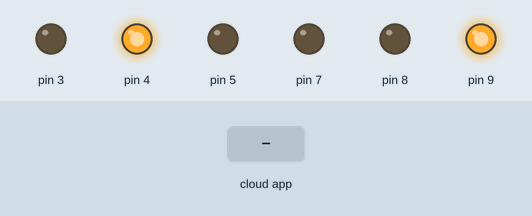
A sketch run on a simulated Arduino Uno, built with avr-gcc and run on an emulated ATmega328P. On the bench: output pins drawn as LEDs (lit = HIGH). The test bench sets the inputs (shaded band). The ROS host is connected and sends only what is stated.

Above: at 1.3 s.
1.4 s: the phone or cloud app sets linear.x to -100
At 3.2 s:
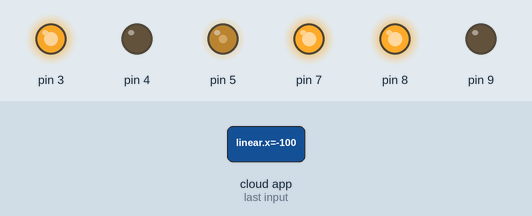
3.5 s: the phone or cloud app sets angular.z to 100
At 5.0 s:
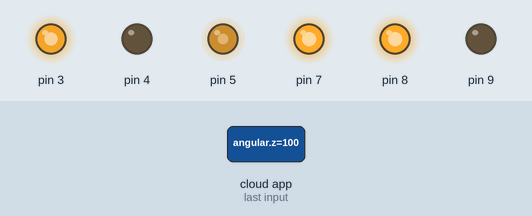
5.5 s: the phone or cloud app sets linear.x to 0
At 6.8 s:
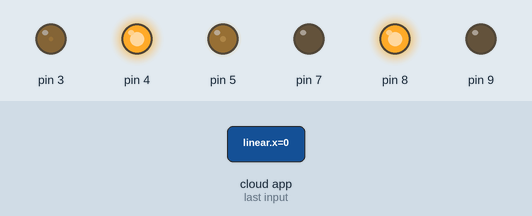
7.5 s: the phone or cloud app sets angular.z to -100
At 8.7 s:
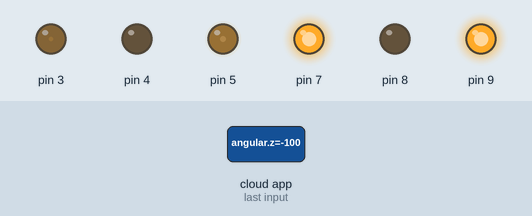
9.5 s: the phone or cloud app sets linear.x to 100
At 10.5 s:
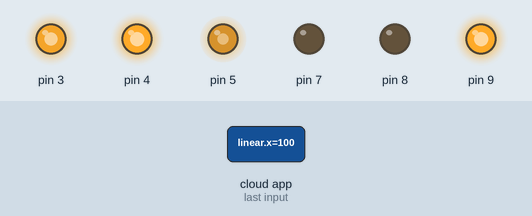
11.5 s: the phone or cloud app sets angular.z to 0
At 13.5 s:
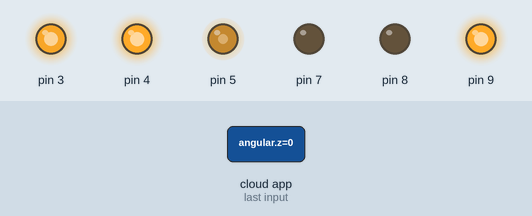
Timing chart, 0 to 14.5 s (numbered marks = the images above; inputs shaded):
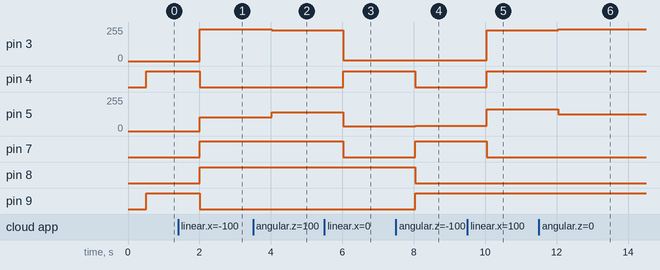

The sketch:

Ardunio_controller.ino
```cpp
//Import Motor - Cytron SPG30E-30K
#include "Motor.h"
#include "Arduino.h"
#include <ros.h>
#include <geometry_msgs/Twist.h>
#include<PID_v1.h>
#include <geometry_msgs/Vector3Stamped.h>
#include <ros/time.h>
// #include <std_msgs/Int16.h>

ros::NodeHandle  nh;

#define LOOPTIME 10

Motor right(4,7,3,11);
Motor left(9,8,5,10);

volatile long encoder0Pos = 0;    // encoder 1
volatile long encoder1Pos = 0;    // encoder 2
double left_kp = 4 , left_ki = 0 , left_kd = 0.0;             // modify for optimal performance
double right_kp = 4 , right_ki = 0 , right_kd = 0.0;

double right_input = 0, right_output = 0, right_setpoint = 0;
PID rightPID(&right_input, &right_output, &right_setpoint, right_kp, right_ki, right_kd, DIRECT);

double left_input = 0, left_output = 0, left_setpoint = 0;
PID leftPID(&left_input, &left_output, &left_setpoint, left_kp, left_ki, left_kd, DIRECT);

float demandx=0;
float demandz=0;

float demand_speed_left;
float demand_speed_right;

unsigned long currentMillis;
unsigned long prevMillis;

float encoder0Diff;
float encoder1Diff;

float encoder0Error;
float encoder1Error;

float encoder0Prev;
float encoder1Prev;

void cmd_vel_cb( const geometry_msgs::Twist& twist){
  demandx = twist.linear.x;
  demandz = twist.angular.z;
}

ros::Subscriber<geometry_msgs::Twist> sub("cmd_vel", cmd_vel_cb );
geometry_msgs::Vector3Stamped speed_msg;                                //create a "speed_msg" ROS message
ros::Publisher speed_pub("speed", &speed_msg);                          //create a publisher to ROS topic "speed" using the "speed_msg" type
//std_msgs:: Int16 left_wheel_msg;
//ros::Publisher left_wheel_pub("lwheel",&left_wheel_msg);
//std_msgs:: Int16 right_wheel_msg;
//ros::Publisher right_wheel_pub("rwheel",&right_wheel_msg);


double speed_act_left = 0;                    //Actual speed for left wheel in m/s
double speed_act_right = 0;                    //Command speed for left wheel in m/s

//char obs[1];

void setup() {
  nh.initNode();
  nh.subscribe(sub);
  nh.advertise(speed_pub);  //prepare to publish speed in ROS topic
//  nh.advertise(left_wheel_pub);
//  nh.advertise(right_wheel_pub);
  //Serial.begin(57600);

  rightPID.SetMode(AUTOMATIC);
  rightPID.SetSampleTime(1);
  rightPID.SetOutputLimits(-100, 100);

  leftPID.SetMode(AUTOMATIC);
  leftPID.SetSampleTime(1);
  leftPID.SetOutputLimits(-100, 100);

  // Serial.println("Basic Encoder Test:");
  attachInterrupt(digitalPinToInterrupt(left.enc), change_left, CHANGE);
  attachInterrupt(digitalPinToInterrupt(right.enc), change_right, CHANGE);
}

void loop() {
  currentMillis = millis();
  if (currentMillis - prevMillis >= LOOPTIME){
    //Serial.readBytes(obs,5);
    //Serial.println(obs);

    prevMillis = currentMillis;

    demand_speed_left = demandx - (demandz*0.1);
    demand_speed_right = demandx + (demandz*0.03);

//      if (digitalRead(left.enc)) {
//      encoder0Pos = encoder0Pos + 1;
//      while(digitalRead(left.enc));
//      }
//
//       if (digitalRead(right.enc)) {
//      encoder1Pos = encoder1Pos + 1;
//       while(digitalRead(right.enc));
//      }


    /*PID controller for speed control
      Base speed being 1 ms and the demand_speed variables controlling it at fractions of the base.
      The PID controller keeps trying to match the difference
      in encoder counts to match with the required amount, hence controlling the speed. */
    encoder0Diff = encoder0Pos - encoder0Prev; // Get difference between ticks to compute speed
    encoder1Diff = encoder1Pos - encoder1Prev;

    speed_act_left = encoder0Diff/20;
    speed_act_right = encoder1Diff/20;

    encoder0Error = (demand_speed_left*20)-encoder0Diff; // 3965 ticks in 1m = 39.65 ticks in 10ms, due to the 10 millis loop
    encoder1Error = (demand_speed_right*20)-encoder1Diff;

    encoder0Prev = encoder0Pos; // Saving values
    encoder1Prev = encoder1Pos;

    left_setpoint = demand_speed_left*20;  //Setting required speed as a mul/frac of 1 m/s
    right_setpoint = demand_speed_right*20;

    left_input = encoder0Diff;  //Input to PID controller is the current difference
    right_input = encoder1Diff;

    leftPID.Compute();
    left.leftRotate(left_output);
    rightPID.Compute();
    right.rightRotate(right_output);
//    Serial.print(encoder0Pos);
//    Serial.print(",");
//    Serial.println(encoder1Pos);
//    Serial.println(digitalRead(right.enc));
//    Serial.println(",");
//    Serial.println(digitalRead(left.enc));
  }
    publishSpeed(LOOPTIME);
//  publishPos(LOOPTIME);
  nh.spinOnce();
  delay(500);
}


// Publish function for odometry, uses a vector type message to send the data (message type is not meant for that but that's easier than creating a specific message type)
void publishSpeed(double time) {
  speed_msg.header.stamp = nh.now();      //timestamp for odometry data
  speed_msg.vector.x = speed_act_left;    //left wheel speed (in m/s)
  speed_msg.vector.y = speed_act_right;   //right wheel speed (in m/s)
  speed_msg.vector.z = time/1000;         //looptime, should be the same as specified in LOOPTIME (in s)
  speed_pub.publish(&speed_msg);
//  nh.loginfo("Publishing odometry");
}

//void publishPos(double time) {
//  left_wheel_msg.data = speed_act_left;
//  right_wheel_msg.data = speed_act_right;
//  left_wheel_pub.publish(&left_wheel_msg);
//  right_wheel_pub.publish(&right_wheel_msg);
//}

// ************** encoders interrupts **************

// ************** encoder 1 *********************


void change_left(){

  // look for a low-to-high on channel A
  if (digitalRead(left.enc)) {
    // check channel B to see which way encoder is turning
      encoder0Pos = encoder0Pos + 1;         // CW
//     while(digitalRead(left.enc));
  }

}


// ************** encoder 2 *********************

void change_right(){

  // look for a low-to-high on channel A
  if (digitalRead(right.enc)) {
      encoder1Pos = encoder1Pos + 1;         // CCW
  //    while(digitalRead(right.enc));
    }

}
```

Motor.cpp
```cpp
#include "Arduino.h"
#include "Motor.h"


Motor::Motor(int plus, int minus, int EN, int enc) {
  pinMode(plus,OUTPUT);
  pinMode(minus,OUTPUT);
  pinMode(EN,OUTPUT);
  pinMode(enc,INPUT_PULLUP);
  Motor::plus = plus;
  Motor::minus = minus;
  Motor::EN = EN;
  Motor::enc = enc;
}

void Motor::leftRotate(int value) {
  if(value>=0){
    //Max Voltage with 16V battery with 12V required
    //(12/16)*255 ~=190
//    Serial.println("called");
//    Serial.println(plus);
    int out = map(value, 0, 100, 0, 475);
    analogWrite(EN,out);
    digitalWrite(plus,HIGH);
    digitalWrite(minus,LOW);
  }else{
    //Max Voltage with 16V battery with 12V required
    //(12/16)*255 ~=190
    int out = map(value, 0, -100, 0, 450);
    analogWrite(EN,out);
    digitalWrite(plus,LOW);
    digitalWrite(minus,HIGH);
  }
}

void Motor::rightRotate(int value) {
  if(value>=0){
    //Max Voltage with 16V battery with 12V required
    //(12/16)*255 ~=190
//    Serial.println("called");
//    Serial.println(plus);
    int out = map(value, 0, 100, 0, 300);
    analogWrite(EN,out);
    digitalWrite(plus,HIGH);
    digitalWrite(minus,LOW);
  }else{
    //Max Voltage with 16V battery with 12V required
    //(12/16)*255 ~=190
    int out = map(value, 0, -100, 0, 300);
    analogWrite(EN,out);
    digitalWrite(plus,LOW);
    digitalWrite(minus,HIGH);
  }
}
```

Motor.h
```cpp
#ifndef Motor_h
#define Motor_h

#include "Arduino.h"

class Motor {
  public:
    //Constructor - Plus and Minus are the Motor output / en_a and en_b are the encoder inputs
    Motor(int plus, int minus, int EN, int enc);
    //Spin the motor with a percentage value
    void leftRotate(int value);
    void rightRotate(int value);
    //Motor Outputs - plus is one direction and minus is the other
    int plus;
    int minus;
    int EN;
    //Encoder Inputs
    int enc;
};

#endif
```

Measured:
- after the input at 1.4 s, pin 3: 0/255 → 240/255 after 0.61 s; pin 4, pin 9: HIGH → LOW after 0.61 s; pin 5: 0/255 → 104/255 after 0.61 s; pin 7, pin 8: LOW → HIGH after 0.61 s
- after the input at 3.5 s, pin 3: 240/255 → 231/255 after 0.52 s; pin 5: 104/255 → 140/255 after 0.52 s
- after the input at 5.5 s, pin 3: 231/255 → 6/255 after 0.53 s; pin 4: LOW → HIGH after 0.53 s; pin 5: 140/255 → 36/255 after 0.53 s; pin 7: HIGH → LOW after 0.53 s
- after the input at 7.5 s, pin 4, pin 8: HIGH → LOW after 0.53 s; pin 5: 36/255 → 38/255 after 0.53 s; pin 7, pin 9: LOW → HIGH after 0.53 s
- after the input at 9.5 s, pin 3: 6/255 → 231/255 after 0.54 s; pin 4: LOW → HIGH after 0.54 s; pin 5: 38/255 → 162/255 after 0.54 s; pin 7: HIGH → LOW after 0.54 s
- after the input at 11.5 s, pin 3: 231/255 → 240/255 after 0.55 s; pin 5: 162/255 → 124/255 after 0.55 s
